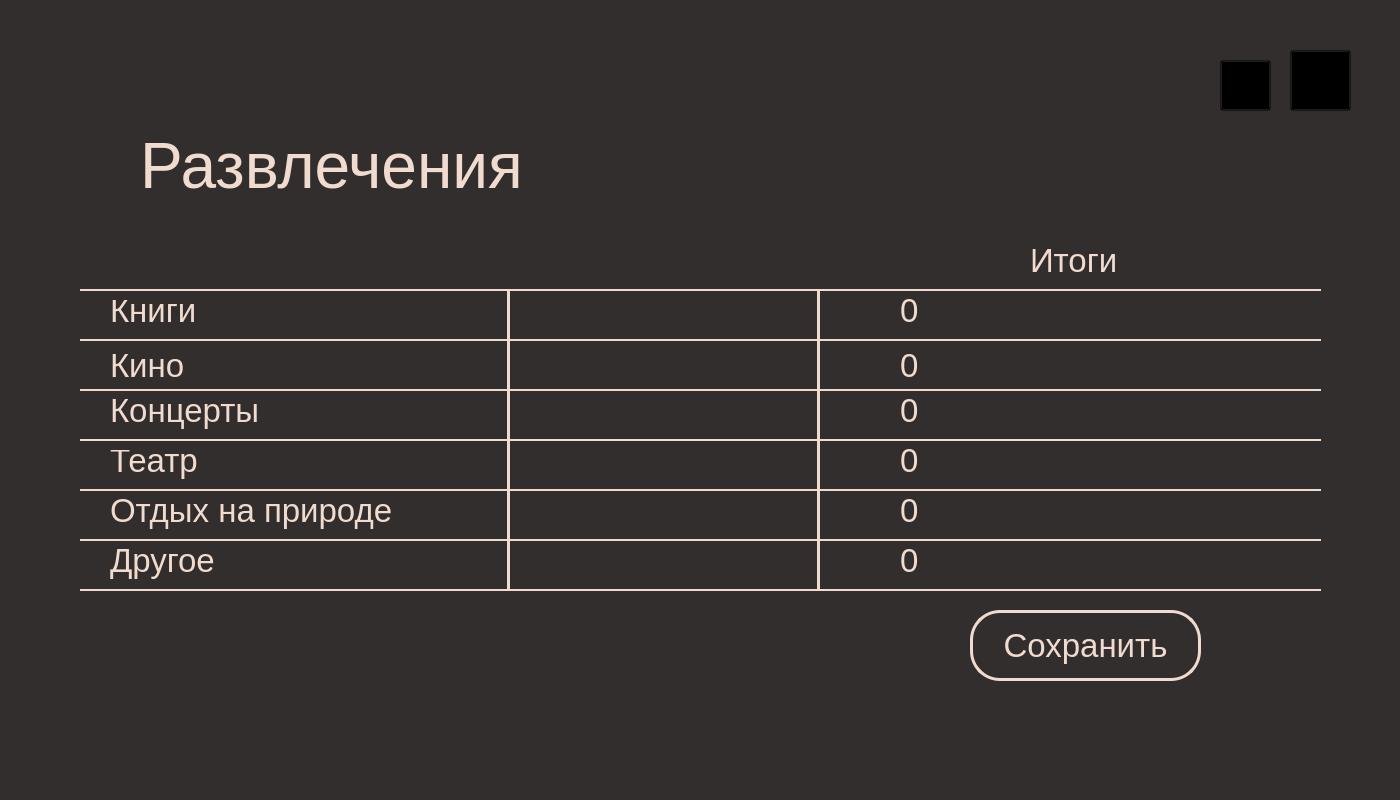
<?xml version="1.0" encoding="UTF-8"?>
<ui version="4.0">
 <class>MainWindow</class>
 <widget class="QMainWindow" name="MainWindow">
  <property name="geometry">
   <rect>
    <x>0</x>
    <y>0</y>
    <width>1400</width>
    <height>800</height>
   </rect>
  </property>
  <property name="windowTitle">
   <string>MainWindow</string>
  </property>
  <property name="styleSheet">
   <string notr="true">background-color: #312e2d;</string>
  </property>
  <widget class="QWidget" name="centralwidget">
   <widget class="QLabel" name="label">
    <property name="geometry">
     <rect>
      <x>110</x>
      <y>290</y>
      <width>271</width>
      <height>41</height>
     </rect>
    </property>
    <property name="font">
     <font>
      <pointsize>25</pointsize>
     </font>
    </property>
    <property name="styleSheet">
     <string notr="true">color: #f1dbce; background-color: transparent;</string>
    </property>
    <property name="text">
     <string>Книги</string>
    </property>
   </widget>
   <widget class="QLineEdit" name="lineEdit_3">
    <property name="geometry">
     <rect>
      <x>520</x>
      <y>400</y>
      <width>281</width>
      <height>41</height>
     </rect>
    </property>
    <property name="font">
     <font>
      <pointsize>20</pointsize>
     </font>
    </property>
    <property name="styleSheet">
     <string notr="true">border: none; background: transparent; color: #f1dbce;</string>
    </property>
    <property name="text">
     <string/>
    </property>
   </widget>
   <widget class="Line" name="line_4">
    <property name="geometry">
     <rect>
      <x>80</x>
      <y>380</y>
      <width>1241</width>
      <height>20</height>
     </rect>
    </property>
    <property name="styleSheet">
     <string notr="true">color: #f1dbce;</string>
    </property>
    <property name="frameShadow">
     <enum>QFrame::Plain</enum>
    </property>
    <property name="lineWidth">
     <number>2</number>
    </property>
    <property name="orientation">
     <enum>Qt::Horizontal</enum>
    </property>
   </widget>
   <widget class="QLabel" name="label_15">
    <property name="geometry">
     <rect>
      <x>900</x>
      <y>490</y>
      <width>311</width>
      <height>41</height>
     </rect>
    </property>
    <property name="font">
     <font>
      <pointsize>25</pointsize>
     </font>
    </property>
    <property name="styleSheet">
     <string notr="true">color: #f1dbce; background: transparent;</string>
    </property>
    <property name="text">
     <string>0</string>
    </property>
   </widget>
   <widget class="QLabel" name="label_16">
    <property name="geometry">
     <rect>
      <x>900</x>
      <y>390</y>
      <width>311</width>
      <height>41</height>
     </rect>
    </property>
    <property name="font">
     <font>
      <pointsize>25</pointsize>
     </font>
    </property>
    <property name="styleSheet">
     <string notr="true">color: #f1dbce; background: transparent;</string>
    </property>
    <property name="text">
     <string>0</string>
    </property>
   </widget>
   <widget class="QLineEdit" name="lineEdit_5">
    <property name="geometry">
     <rect>
      <x>520</x>
      <y>500</y>
      <width>281</width>
      <height>41</height>
     </rect>
    </property>
    <property name="font">
     <font>
      <pointsize>20</pointsize>
     </font>
    </property>
    <property name="styleSheet">
     <string notr="true">border: none; background: transparent; color: #f1dbce;</string>
    </property>
    <property name="text">
     <string/>
    </property>
   </widget>
   <widget class="QLineEdit" name="lineEdit_2">
    <property name="geometry">
     <rect>
      <x>520</x>
      <y>350</y>
      <width>281</width>
      <height>41</height>
     </rect>
    </property>
    <property name="font">
     <font>
      <pointsize>20</pointsize>
     </font>
    </property>
    <property name="styleSheet">
     <string notr="true">border: none; background: transparent; color: #f1dbce;</string>
    </property>
    <property name="text">
     <string/>
    </property>
   </widget>
   <widget class="Line" name="line_7">
    <property name="geometry">
     <rect>
      <x>80</x>
      <y>480</y>
      <width>1241</width>
      <height>20</height>
     </rect>
    </property>
    <property name="styleSheet">
     <string notr="true">color: #f1dbce;</string>
    </property>
    <property name="frameShadow">
     <enum>QFrame::Plain</enum>
    </property>
    <property name="lineWidth">
     <number>2</number>
    </property>
    <property name="orientation">
     <enum>Qt::Horizontal</enum>
    </property>
   </widget>
   <widget class="Line" name="line_5">
    <property name="geometry">
     <rect>
      <x>80</x>
      <y>530</y>
      <width>1241</width>
      <height>20</height>
     </rect>
    </property>
    <property name="styleSheet">
     <string notr="true">color: #f1dbce;</string>
    </property>
    <property name="frameShadow">
     <enum>QFrame::Plain</enum>
    </property>
    <property name="lineWidth">
     <number>2</number>
    </property>
    <property name="orientation">
     <enum>Qt::Horizontal</enum>
    </property>
   </widget>
   <widget class="Line" name="line_9">
    <property name="geometry">
     <rect>
      <x>810</x>
      <y>290</y>
      <width>16</width>
      <height>301</height>
     </rect>
    </property>
    <property name="styleSheet">
     <string notr="true">color: #f1dbce; background-color: transparent;</string>
    </property>
    <property name="frameShadow">
     <enum>QFrame::Plain</enum>
    </property>
    <property name="lineWidth">
     <number>3</number>
    </property>
    <property name="orientation">
     <enum>Qt::Vertical</enum>
    </property>
   </widget>
   <widget class="QLineEdit" name="lineEdit_4">
    <property name="geometry">
     <rect>
      <x>520</x>
      <y>450</y>
      <width>281</width>
      <height>41</height>
     </rect>
    </property>
    <property name="font">
     <font>
      <pointsize>20</pointsize>
     </font>
    </property>
    <property name="styleSheet">
     <string notr="true">border: none; background: transparent; color: #f1dbce;</string>
    </property>
    <property name="text">
     <string/>
    </property>
   </widget>
   <widget class="Line" name="line_2">
    <property name="geometry">
     <rect>
      <x>80</x>
      <y>280</y>
      <width>1241</width>
      <height>20</height>
     </rect>
    </property>
    <property name="styleSheet">
     <string notr="true">color: #f1dbce;</string>
    </property>
    <property name="frameShadow">
     <enum>QFrame::Plain</enum>
    </property>
    <property name="lineWidth">
     <number>2</number>
    </property>
    <property name="orientation">
     <enum>Qt::Horizontal</enum>
    </property>
   </widget>
   <widget class="QLabel" name="label_5">
    <property name="geometry">
     <rect>
      <x>110</x>
      <y>440</y>
      <width>401</width>
      <height>41</height>
     </rect>
    </property>
    <property name="font">
     <font>
      <pointsize>25</pointsize>
     </font>
    </property>
    <property name="styleSheet">
     <string notr="true">color: #f1dbce; background-color: transparent;</string>
    </property>
    <property name="text">
     <string>Театр</string>
    </property>
   </widget>
   <widget class="QPushButton" name="pushButton_2">
    <property name="geometry">
     <rect>
      <x>1290</x>
      <y>50</y>
      <width>61</width>
      <height>61</height>
     </rect>
    </property>
    <property name="font">
     <font>
      <pointsize>36</pointsize>
     </font>
    </property>
    <property name="styleSheet">
     <string notr="true">background-color: transparent;</string>
    </property>
    <property name="text">
     <string/>
    </property>
   </widget>
   <widget class="QLineEdit" name="lineEdit">
    <property name="geometry">
     <rect>
      <x>520</x>
      <y>300</y>
      <width>281</width>
      <height>41</height>
     </rect>
    </property>
    <property name="font">
     <font>
      <pointsize>20</pointsize>
     </font>
    </property>
    <property name="styleSheet">
     <string notr="true">border: none; background: transparent; color: #f1dbce;</string>
    </property>
    <property name="text">
     <string/>
    </property>
   </widget>
   <widget class="Line" name="line_8">
    <property name="geometry">
     <rect>
      <x>80</x>
      <y>580</y>
      <width>1241</width>
      <height>20</height>
     </rect>
    </property>
    <property name="styleSheet">
     <string notr="true">color: #f1dbce;</string>
    </property>
    <property name="frameShadow">
     <enum>QFrame::Plain</enum>
    </property>
    <property name="lineWidth">
     <number>2</number>
    </property>
    <property name="orientation">
     <enum>Qt::Horizontal</enum>
    </property>
   </widget>
   <widget class="QLabel" name="label_6">
    <property name="geometry">
     <rect>
      <x>110</x>
      <y>490</y>
      <width>301</width>
      <height>41</height>
     </rect>
    </property>
    <property name="font">
     <font>
      <pointsize>25</pointsize>
     </font>
    </property>
    <property name="styleSheet">
     <string notr="true">color: #f1dbce; background-color: transparent;</string>
    </property>
    <property name="text">
     <string>Отдых на природе</string>
    </property>
   </widget>
   <widget class="QLineEdit" name="lineEdit_6">
    <property name="geometry">
     <rect>
      <x>520</x>
      <y>540</y>
      <width>281</width>
      <height>41</height>
     </rect>
    </property>
    <property name="font">
     <font>
      <pointsize>20</pointsize>
     </font>
    </property>
    <property name="styleSheet">
     <string notr="true">border: none; background: transparent; color: #f1dbce;</string>
    </property>
    <property name="text">
     <string/>
    </property>
   </widget>
   <widget class="QLabel" name="label_14">
    <property name="geometry">
     <rect>
      <x>900</x>
      <y>290</y>
      <width>311</width>
      <height>41</height>
     </rect>
    </property>
    <property name="font">
     <font>
      <pointsize>25</pointsize>
     </font>
    </property>
    <property name="styleSheet">
     <string notr="true">color: #f1dbce; background: transparent;</string>
    </property>
    <property name="text">
     <string>0</string>
    </property>
   </widget>
   <widget class="QPushButton" name="pushButton">
    <property name="geometry">
     <rect>
      <x>1210</x>
      <y>60</y>
      <width>61</width>
      <height>51</height>
     </rect>
    </property>
    <property name="styleSheet">
     <string notr="true">background-color: transparent;</string>
    </property>
    <property name="text">
     <string/>
    </property>
   </widget>
   <widget class="QLabel" name="label_13">
    <property name="geometry">
     <rect>
      <x>900</x>
      <y>440</y>
      <width>311</width>
      <height>41</height>
     </rect>
    </property>
    <property name="font">
     <font>
      <pointsize>25</pointsize>
     </font>
    </property>
    <property name="styleSheet">
     <string notr="true">color: #f1dbce; background: transparent;</string>
    </property>
    <property name="text">
     <string>0</string>
    </property>
   </widget>
   <widget class="QPushButton" name="pushButton_3">
    <property name="geometry">
     <rect>
      <x>970</x>
      <y>610</y>
      <width>231</width>
      <height>71</height>
     </rect>
    </property>
    <property name="font">
     <font>
      <pointsize>25</pointsize>
     </font>
    </property>
    <property name="styleSheet">
     <string notr="true">QPushButton {
color: #f1dbce;
border: 3px solid #f1dbce;
border-radius: 30;
}
QPushButton:hover {
color: #c6594e;
border: 3px solid #c6594e;
border-radius: 30;
}</string>
    </property>
    <property name="text">
     <string>Сохранить</string>
    </property>
   </widget>
   <widget class="QLabel" name="label_7">
    <property name="geometry">
     <rect>
      <x>110</x>
      <y>540</y>
      <width>171</width>
      <height>41</height>
     </rect>
    </property>
    <property name="font">
     <font>
      <pointsize>25</pointsize>
     </font>
    </property>
    <property name="styleSheet">
     <string notr="true">color: #f1dbce; background-color: transparent;</string>
    </property>
    <property name="text">
     <string>Другое</string>
    </property>
   </widget>
   <widget class="Line" name="line_6">
    <property name="geometry">
     <rect>
      <x>80</x>
      <y>430</y>
      <width>1241</width>
      <height>20</height>
     </rect>
    </property>
    <property name="styleSheet">
     <string notr="true">color: #f1dbce;</string>
    </property>
    <property name="frameShadow">
     <enum>QFrame::Plain</enum>
    </property>
    <property name="lineWidth">
     <number>2</number>
    </property>
    <property name="orientation">
     <enum>Qt::Horizontal</enum>
    </property>
   </widget>
   <widget class="QLabel" name="label_10">
    <property name="geometry">
     <rect>
      <x>1210</x>
      <y>60</y>
      <width>61</width>
      <height>51</height>
     </rect>
    </property>
    <property name="text">
     <string/>
    </property>
    <property name="pixmap">
     <pixmap>Pictures/стрелка.png</pixmap>
    </property>
   </widget>
   <widget class="QLabel" name="label_3">
    <property name="geometry">
     <rect>
      <x>110</x>
      <y>350</y>
      <width>301</width>
      <height>31</height>
     </rect>
    </property>
    <property name="font">
     <font>
      <pointsize>25</pointsize>
     </font>
    </property>
    <property name="styleSheet">
     <string notr="true">color: #f1dbce; background-color: transparent;</string>
    </property>
    <property name="text">
     <string>Кино</string>
    </property>
   </widget>
   <widget class="QLabel" name="label_9">
    <property name="geometry">
     <rect>
      <x>1290</x>
      <y>50</y>
      <width>71</width>
      <height>61</height>
     </rect>
    </property>
    <property name="text">
     <string/>
    </property>
    <property name="pixmap">
     <pixmap>Pictures/Серый дом.png</pixmap>
    </property>
   </widget>
   <widget class="QLabel" name="label_8">
    <property name="geometry">
     <rect>
      <x>1030</x>
      <y>240</y>
      <width>171</width>
      <height>41</height>
     </rect>
    </property>
    <property name="font">
     <font>
      <pointsize>25</pointsize>
     </font>
    </property>
    <property name="styleSheet">
     <string notr="true">color: #f1dbce;</string>
    </property>
    <property name="text">
     <string>Итоги</string>
    </property>
   </widget>
   <widget class="Line" name="line">
    <property name="geometry">
     <rect>
      <x>500</x>
      <y>290</y>
      <width>16</width>
      <height>301</height>
     </rect>
    </property>
    <property name="styleSheet">
     <string notr="true">color: #f1dbce; background-color: transparent;</string>
    </property>
    <property name="frameShadow">
     <enum>QFrame::Plain</enum>
    </property>
    <property name="lineWidth">
     <number>3</number>
    </property>
    <property name="orientation">
     <enum>Qt::Vertical</enum>
    </property>
   </widget>
   <widget class="QLabel" name="label_11">
    <property name="geometry">
     <rect>
      <x>900</x>
      <y>540</y>
      <width>311</width>
      <height>41</height>
     </rect>
    </property>
    <property name="font">
     <font>
      <pointsize>25</pointsize>
     </font>
    </property>
    <property name="styleSheet">
     <string notr="true">color: #f1dbce; background: transparent;</string>
    </property>
    <property name="text">
     <string>0</string>
    </property>
   </widget>
   <widget class="QLabel" name="label_12">
    <property name="geometry">
     <rect>
      <x>900</x>
      <y>350</y>
      <width>311</width>
      <height>31</height>
     </rect>
    </property>
    <property name="font">
     <font>
      <pointsize>25</pointsize>
     </font>
    </property>
    <property name="styleSheet">
     <string notr="true">color: #f1dbce; background: transparent;</string>
    </property>
    <property name="text">
     <string>0</string>
    </property>
   </widget>
   <widget class="QLabel" name="label_2">
    <property name="geometry">
     <rect>
      <x>140</x>
      <y>130</y>
      <width>711</width>
      <height>71</height>
     </rect>
    </property>
    <property name="font">
     <font>
      <pointsize>48</pointsize>
     </font>
    </property>
    <property name="layoutDirection">
     <enum>Qt::LeftToRight</enum>
    </property>
    <property name="styleSheet">
     <string notr="true">color: #f1dbce;</string>
    </property>
    <property name="text">
     <string>Развлечения</string>
    </property>
   </widget>
   <widget class="Line" name="line_3">
    <property name="geometry">
     <rect>
      <x>80</x>
      <y>330</y>
      <width>1241</width>
      <height>20</height>
     </rect>
    </property>
    <property name="styleSheet">
     <string notr="true">color: #f1dbce;</string>
    </property>
    <property name="frameShadow">
     <enum>QFrame::Plain</enum>
    </property>
    <property name="lineWidth">
     <number>2</number>
    </property>
    <property name="orientation">
     <enum>Qt::Horizontal</enum>
    </property>
   </widget>
   <widget class="QLabel" name="label_4">
    <property name="geometry">
     <rect>
      <x>110</x>
      <y>390</y>
      <width>301</width>
      <height>41</height>
     </rect>
    </property>
    <property name="font">
     <font>
      <pointsize>25</pointsize>
     </font>
    </property>
    <property name="styleSheet">
     <string notr="true">color: #f1dbce; background-color: transparent;</string>
    </property>
    <property name="text">
     <string>Концерты</string>
    </property>
   </widget>
   <widget class="QPushButton" name="pushButton_4">
    <property name="geometry">
     <rect>
      <x>1290</x>
      <y>50</y>
      <width>61</width>
      <height>61</height>
     </rect>
    </property>
    <property name="font">
     <font>
      <pointsize>36</pointsize>
     </font>
    </property>
    <property name="styleSheet">
     <string notr="true">background-color: transparent;</string>
    </property>
    <property name="text">
     <string/>
    </property>
   </widget>
   <widget class="QPushButton" name="pushButton_5">
    <property name="geometry">
     <rect>
      <x>1220</x>
      <y>60</y>
      <width>51</width>
      <height>51</height>
     </rect>
    </property>
    <property name="font">
     <font>
      <pointsize>36</pointsize>
     </font>
    </property>
    <property name="styleSheet">
     <string notr="true">background-color: transparent;</string>
    </property>
    <property name="text">
     <string/>
    </property>
   </widget>
   <zorder>label</zorder>
   <zorder>line_4</zorder>
   <zorder>line_7</zorder>
   <zorder>line_5</zorder>
   <zorder>line_2</zorder>
   <zorder>label_5</zorder>
   <zorder>pushButton_2</zorder>
   <zorder>line_8</zorder>
   <zorder>label_6</zorder>
   <zorder>pushButton</zorder>
   <zorder>pushButton_3</zorder>
   <zorder>label_7</zorder>
   <zorder>line_6</zorder>
   <zorder>label_10</zorder>
   <zorder>label_3</zorder>
   <zorder>label_9</zorder>
   <zorder>label_8</zorder>
   <zorder>label_2</zorder>
   <zorder>line_3</zorder>
   <zorder>label_4</zorder>
   <zorder>line_9</zorder>
   <zorder>line</zorder>
   <zorder>lineEdit_3</zorder>
   <zorder>label_14</zorder>
   <zorder>lineEdit_5</zorder>
   <zorder>label_16</zorder>
   <zorder>lineEdit_6</zorder>
   <zorder>label_11</zorder>
   <zorder>lineEdit</zorder>
   <zorder>lineEdit_2</zorder>
   <zorder>label_13</zorder>
   <zorder>label_12</zorder>
   <zorder>label_15</zorder>
   <zorder>lineEdit_4</zorder>
   <zorder>pushButton_4</zorder>
   <zorder>pushButton_5</zorder>
  </widget>
 </widget>
 <resources/>
 <connections/>
</ui>
